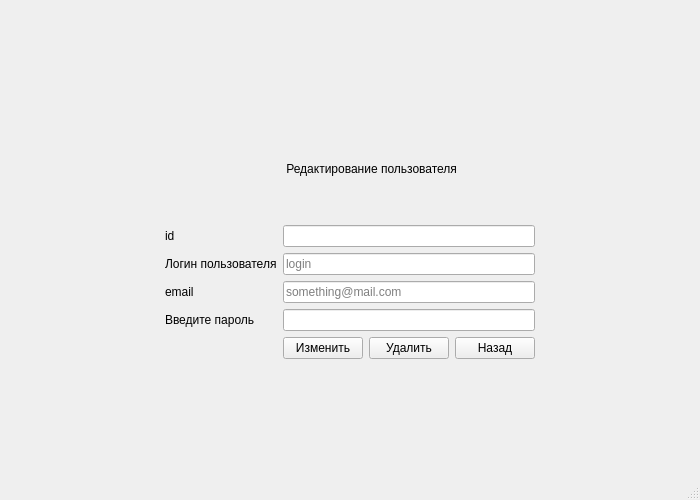
<?xml version="1.0" encoding="UTF-8"?>
<ui version="4.0">
 <class>changeUser</class>
 <widget class="QMainWindow" name="changeUser">
  <property name="geometry">
   <rect>
    <x>0</x>
    <y>0</y>
    <width>700</width>
    <height>500</height>
   </rect>
  </property>
  <property name="windowTitle">
   <string>MainWindow</string>
  </property>
  <property name="styleSheet">
   <string notr="true">background-image: url(:/images/biblio.jpg);</string>
  </property>
  <widget class="QWidget" name="centralwidget">
   <layout class="QGridLayout" name="gridLayout">
    <item row="0" column="1">
     <spacer name="verticalSpacer">
      <property name="orientation">
       <enum>Qt::Vertical</enum>
      </property>
      <property name="sizeHint" stdset="0">
       <size>
        <width>20</width>
        <height>40</height>
       </size>
      </property>
     </spacer>
    </item>
    <item row="4" column="1">
     <spacer name="verticalSpacer_2">
      <property name="orientation">
       <enum>Qt::Vertical</enum>
      </property>
      <property name="sizeHint" stdset="0">
       <size>
        <width>20</width>
        <height>40</height>
       </size>
      </property>
     </spacer>
    </item>
    <item row="3" column="0">
     <spacer name="horizontalSpacer">
      <property name="orientation">
       <enum>Qt::Horizontal</enum>
      </property>
      <property name="sizeHint" stdset="0">
       <size>
        <width>40</width>
        <height>20</height>
       </size>
      </property>
     </spacer>
    </item>
    <item row="3" column="3">
     <spacer name="horizontalSpacer_2">
      <property name="orientation">
       <enum>Qt::Horizontal</enum>
      </property>
      <property name="sizeHint" stdset="0">
       <size>
        <width>40</width>
        <height>20</height>
       </size>
      </property>
     </spacer>
    </item>
    <item row="3" column="1" colspan="2">
     <widget class="QWidget" name="formWidget" native="true">
      <layout class="QFormLayout" name="formLayout">
       <item row="4" column="0">
        <widget class="QLabel" name="picture">
         <property name="enabled">
          <bool>true</bool>
         </property>
         <property name="minimumSize">
          <size>
           <width>100</width>
           <height>100</height>
          </size>
         </property>
         <property name="styleSheet">
          <string notr="true">image: url(:/images/change.png);</string>
         </property>
         <property name="text">
          <string/>
         </property>
        </widget>
       </item>
       <item row="4" column="1">
        <widget class="QLabel" name="label_5">
         <property name="styleSheet">
          <string notr="true">font: 18pt &quot;MS Shell Dlg 2&quot;;</string>
         </property>
         <property name="text">
          <string> Редактирование пользователя</string>
         </property>
        </widget>
       </item>
       <item row="5" column="0">
        <widget class="QLabel" name="label_6">
         <property name="text">
          <string>id</string>
         </property>
        </widget>
       </item>
       <item row="6" column="0">
        <widget class="QLabel" name="label">
         <property name="text">
          <string>Логин пользователя</string>
         </property>
        </widget>
       </item>
       <item row="6" column="1">
        <widget class="QLineEdit" name="login">
         <property name="placeholderText">
          <string>login</string>
         </property>
        </widget>
       </item>
       <item row="7" column="0">
        <widget class="QLabel" name="label_2">
         <property name="text">
          <string>email</string>
         </property>
        </widget>
       </item>
       <item row="7" column="1">
        <widget class="QLineEdit" name="email">
         <property name="placeholderText">
          <string>something@mail.com</string>
         </property>
        </widget>
       </item>
       <item row="8" column="0">
        <widget class="QLabel" name="label_3">
         <property name="text">
          <string>Введите пароль</string>
         </property>
        </widget>
       </item>
       <item row="8" column="1">
        <widget class="QLineEdit" name="password">
         <property name="echoMode">
          <enum>QLineEdit::Password</enum>
         </property>
        </widget>
       </item>
       <item row="9" column="1">
        <layout class="QHBoxLayout" name="horizontalLayout">
         <item>
          <widget class="QPushButton" name="btnOk">
           <property name="text">
            <string>Изменить</string>
           </property>
          </widget>
         </item>
         <item>
          <widget class="QPushButton" name="btnDelete">
           <property name="text">
            <string>Удалить</string>
           </property>
          </widget>
         </item>
         <item>
          <widget class="QPushButton" name="btnBack">
           <property name="text">
            <string>Назад</string>
           </property>
          </widget>
         </item>
        </layout>
       </item>
       <item row="5" column="1">
        <widget class="QLineEdit" name="id"/>
       </item>
      </layout>
     </widget>
    </item>
   </layout>
  </widget>
  <widget class="QMenuBar" name="menubar">
   <property name="geometry">
    <rect>
     <x>0</x>
     <y>0</y>
     <width>700</width>
     <height>26</height>
    </rect>
   </property>
  </widget>
  <widget class="QStatusBar" name="statusbar"/>
 </widget>
 <resources/>
 <connections/>
</ui>
